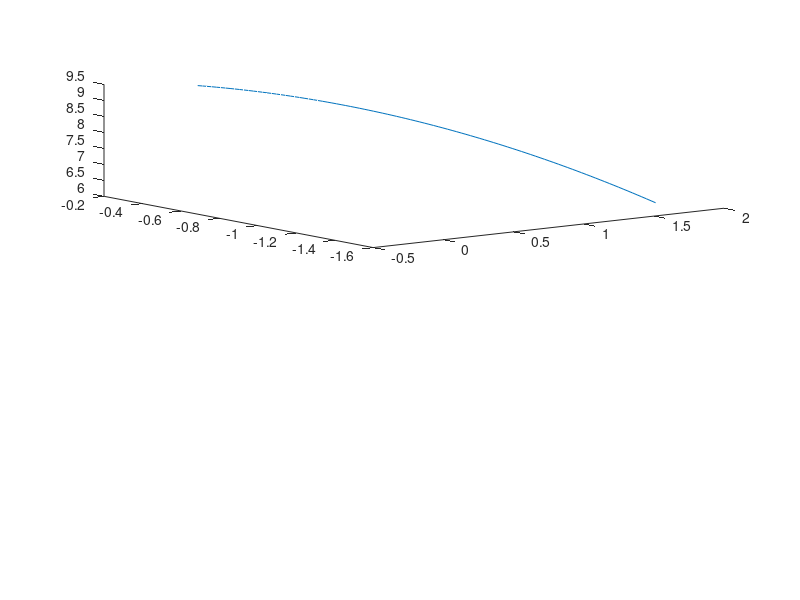

The MATLAB script that drew this image: (Note: this script raises an error after producing the figure.)
clear;
clc
close all;
%% Definição de constantes e coeficientes 

amostras=100;
t = linspace(-1, 1, amostras);



randomz=0.005*randn(1,amostras);
randomx=0.005*randn(1,amostras);
randomy=0.009*randn(1,amostras);
random_other=randn(1,amostras);

%ponto de origem do inimigo
x0=random_other(3);
y0=random_other(4);
z0=abs(5*random_other(5));

a=-1*abs(random_other(1));
b=10*abs(random_other(2));

azimute=pi*random_other(6);
%% Gerando trajetorias parabolicas com implementação de ruido de distribuiçao normal (1,0)

x=t.*cos(azimute)+x0;
y=t.*sin(azimute)+y0;

% for n=1:1:amostras
%     x1(n)=x(n)+randomx(n);
% 
% end
% 
% for n=1:1:amostras
%     y1(n)=y(n)+randomy(n);
% 
% end

z = a*(x.^2+y.^2)+b+z0;


distancia_medida=sqrt(z.^2+x.^2+y.^2);

azimute_medido=atan2(y, x);

phi_medido=atan2(sqrt(x.^2 + y.^2), z)

subplot(2,1,1)
plot3(x, y, z)

out1 = [x; y; z];
writematrix(out1, 'LabVIEW\Main Folder\adpteste.csv');

grid on
xlabel('x')
ylabel('y')
zlabel('z')

% for n=1:1:amostras
% 
%     z1(n)=z(n)+randomz(n);
% 
% end
%% Plotando os gráficos

 
% plot3(x1,y1,z1);
% axis equal
% xlabel('x(t)')
% ylabel('y(t)')
% zlabel('z(t)')





%% COlocando ruido
%[Xi,Yi]=meshgrid(t,t);
%Zi=griddata(x1,y1,z1,Xi,Yi);
%mesh(Xi,Yi,Zi);
%plot3(x1,y1,Zi,'*');



for n=1:1:amostras
    distancia_medida1(n)=distancia_medida(n)+randomx(n);
 
end

for n=1:1:amostras
   azimute_medido1(n)=azimute_medido(n)+randomy(n);
 
end

for n=1:1:amostras
    phi_medido1(n)=phi_medido(n)+randomz(n);
 
end

 zfinal=phi_medido1.*distancia_medida1;

%%

out = [distancia_medida1; azimute_medido1; phi_medido1];
writematrix(out, 'LabVIEW\Main Folder\adp.csv');

%subplot(2,1,2)
%plot3(distancia_medida,azimute_medido1,phi_medido1);


[xfinal,yfinal,zfinal] = pol2cart(azimute_medido1,phi_medido1,zfinal);
subplot(2,1,2)
plot3(xfinal,yfinal,zfinal);

grid on
xlabel('xfinal')
ylabel('yfinal')
zlabel('zfinal')
